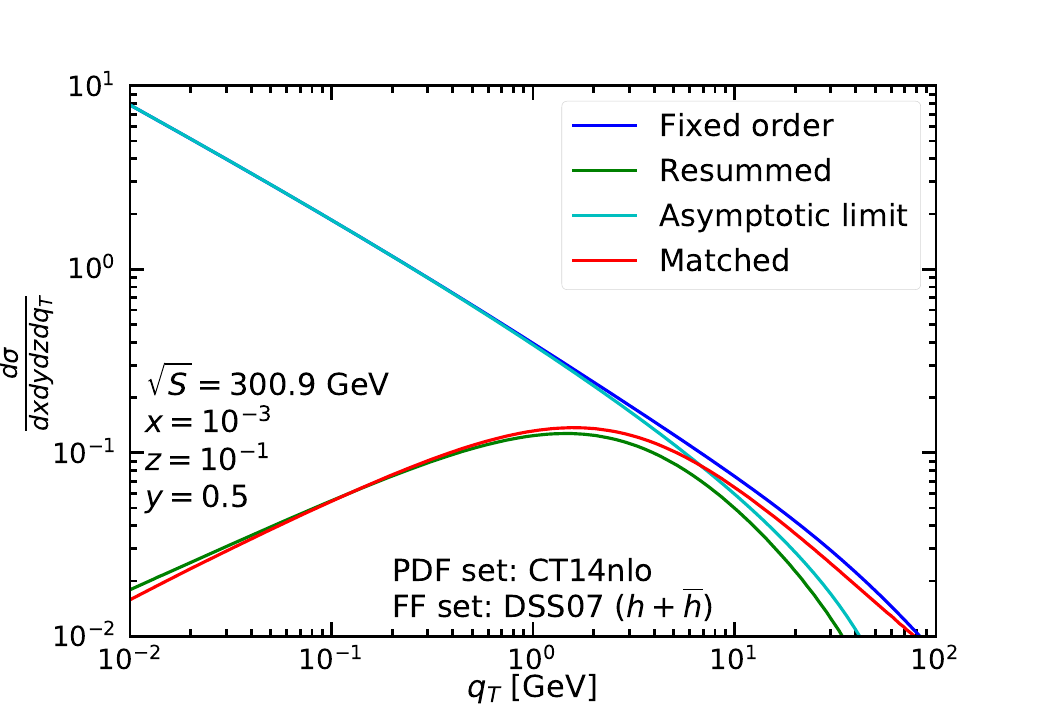

Recreate this plot in Python.
import numpy as np
#import pylab as pl
import matplotlib.pyplot as pl

pl.style.use('seaborn-talk')
pl.rc('axes', linewidth=2)
ax = pl.gca()

ax.get_yaxis().set_tick_params(which='both', direction='in', width=2, right='on')
ax.get_xaxis().set_tick_params(which='both', direction='in', width=2, top='on')
ax.get_yaxis().set_tick_params(which='major', size=10)
ax.get_xaxis().set_tick_params(which='major', size=10)
ax.get_yaxis().set_tick_params(which='minor', size=5)
ax.get_xaxis().set_tick_params(which='minor', size=5)

data = np.loadtxt('FONLL.dat')

#pl.title(r"Fixed order vs. asymptotic limit at $\mathcal{O}(\alpha_s)$", fontsize=22)

pl.xlabel(r'$q_T$ [GeV]', fontsize=22, labelpad=-2)
pl.ylabel(r'$\frac{d\sigma}{dx dy dz dq_T}$', fontsize=26, labelpad=-2.5)
pl.xlim(0.01, 100)
pl.ylim(0.01, 10)
pl.yscale('log')
pl.xscale('log')
pl.xticks(size=20)
pl.yticks(size=20)

ax.text(0.012, 0.2048, r'$\sqrt{S} = 300.9$ GeV', fontsize=22)
ax.text(0.012, 0.128,  r'$x = 10^{-3}$', fontsize=22)
ax.text(0.012, 0.08,   r'$ z = 10^{-1}$', fontsize=22)
ax.text(0.012, 0.05,  r'$y = 0.5$', fontsize=22)

ax.text(0.2, 0.02,  r'PDF set: CT14nlo', fontsize=22)
ax.text(0.2, 0.0125, r'FF set: DSS07 ($h+\overline{h}$)', fontsize=22)

pl.plot(data[:,0], data[:,1], 'b-', label='Fixed order')
pl.plot(data[:,0], data[:,2], 'g-', label='Resummed')
pl.plot(data[:,0], data[:,3], 'c-', label='Asymptotic limit')
pl.plot(data[:,0], data[:,4], 'r-', label='Matched')

pl.legend(fontsize=22)

pl.savefig('FONLL.pdf')
pl.show()
